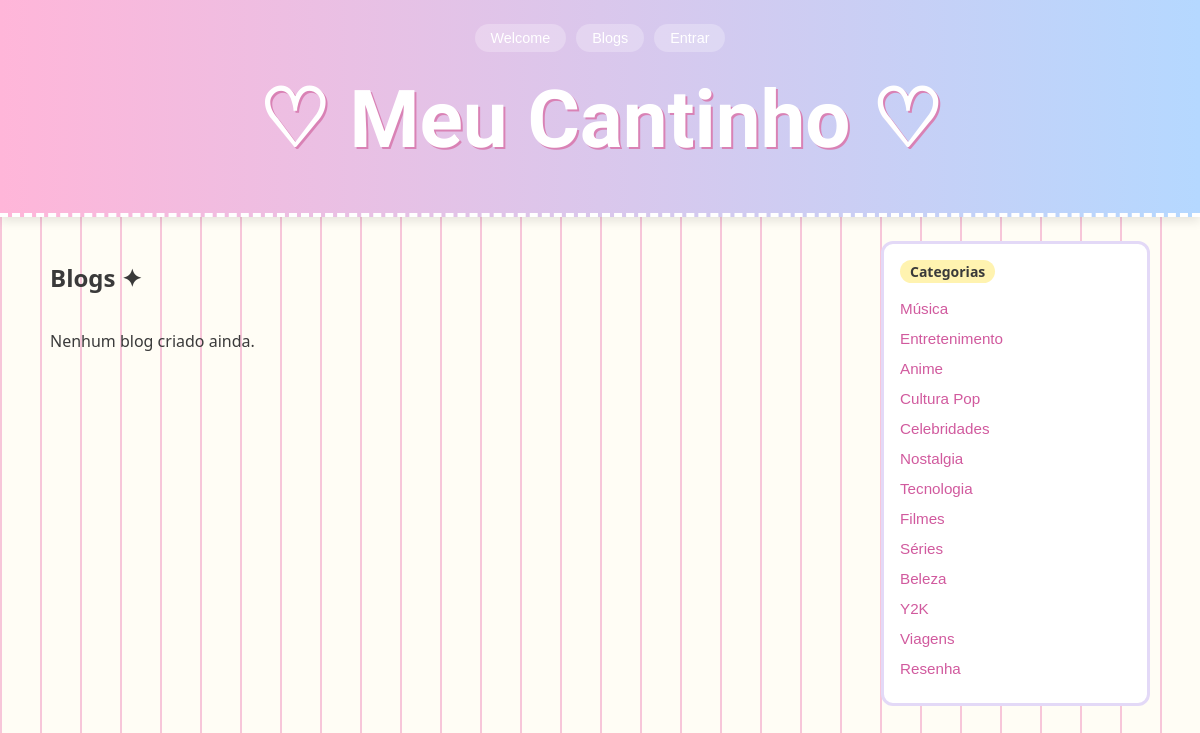
/blogs/, run on an earlier commit of the app's database.
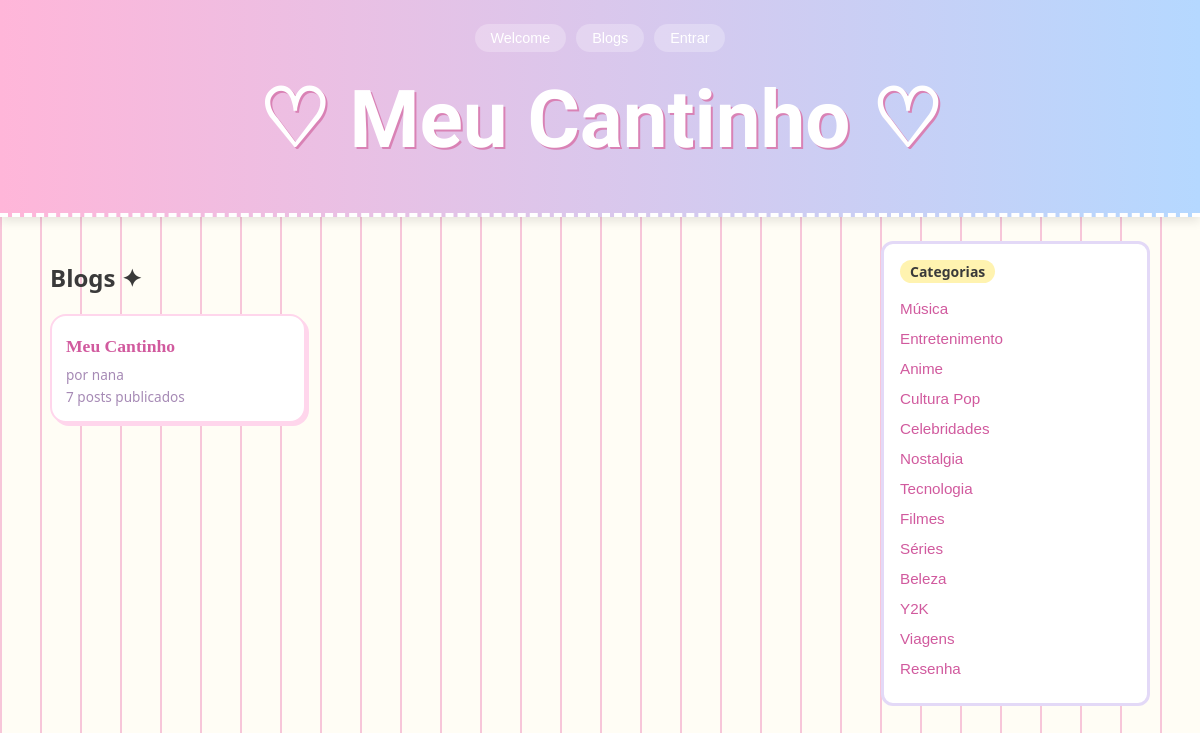
And on a later commit of the database.
### blog/models.py (models this page shows, shortened)
class Categoria(models.Model):
    nome = models.CharField(max_length=100)
    slug = models.SlugField(max_length=120, unique=True, blank=True)

class Blog(models.Model):
    nome = models.CharField(max_length=100)
    slug = models.SlugField(max_length=120, unique=True, blank=True)
    descricao = models.TextField(blank=True)
    dono = models.ForeignKey(User, on_delete=models.CASCADE, related_name='blogs')
    criado_em = models.DateTimeField(auto_now_add=True)

### blog/views.py (the view)
# urls.py: path('blogs/', views.lista_blogs, name='lista_blogs'),
def lista_blogs(request):
    blogs = Blog.objects.annotate(
        num_posts=Count('posts', filter=Q(posts__status=Post.Status.PUBLICADO))
    ).order_by('nome')
    return render(request, 'blog/lista_blogs.html', {'blogs': blogs})

### blog/context_processors.py (called while the page is built)
def sidebar_data(request):
    posts_recentes = Post.objects.filter(
        status=Post.Status.PUBLICADO
    ).order_by('-criado_em')[:5]
    posts_mais_comentados = Post.objects.filter(
        status=Post.Status.PUBLICADO
    ).annotate(
        num_comentarios=Count('comentarios')
    ).order_by('-num_comentarios')[:5]
    categorias = Categoria.objects.all()
    total_posts = Post.objects.filter(status=Post.Status.PUBLICADO).count()
    return {
        'sidebar_posts_recentes': posts_recentes,
        'sidebar_posts_comentados': posts_mais_comentados,
        'sidebar_categorias': categorias,
        'sidebar_total_posts': total_posts,
    }

### blog/templates/blog/lista_blogs.html (shortened to what this page needs)
{% extends 'blog/base.html' %}
{% block content %}
    <h2>Blogs ✦</h2>
    <div class="grid-cards">
        {% for b in blogs %}
            <a href="{% url 'detalhe_blog' b.slug %}" class="card-post">
                <div class="card-post-info">
                    <h3>{{ b.nome }}</h3>
                    <span class="card-autor">por {{ b.dono.username }}</span><br>
                    <span class="card-data">{{ b.num_posts }} posts publicados</span>
                </div>
            </a>
        {% empty %}
            <p>Nenhum blog criado ainda.</p>
        {% endfor %}
    </div>
{% endblock %}

### blog/templates/blog/base.html (shortened to what this page needs)
<!DOCTYPE html>
<html lang="pt-br">
<head>
    {% load static %}
    <link rel="stylesheet" href="{% static 'blog/style.css' %}">
</head>
<body>
    <header>
        <nav>
            {% if user.is_authenticated %}
                <span class="saudacao">Olá, {{ user.username }}</span>
                <a href="{% url 'welcome' %}">Welcome</a>
                <a href="{% url 'lista_blogs' %}">Blogs</a>
                <a href="{% url 'meus_posts' %}">Meus posts</a>
                <a href="{% url 'revisao' %}">Revisão</a>
                <a href="{% url 'dashboard' %}">Dashboard</a>
                <form method="post" action="{% url 'logout' %}" style="display:inline">
                    {% csrf_token %}
                    <button type="submit" class="btn-sair">Sair</button>
                </form>
            {% else %}
                <a href="{% url 'welcome' %}">Welcome</a>
                <a href="{% url 'lista_blogs' %}">Blogs</a>
                <a href="{% url 'login' %}">Entrar</a>
            {% endif %}
        </nav>
        <h1><a href="{% url 'lista_posts' %}">♡ Meu Cantinho ♡</a></h1>
    </header>
    <main class="layout">
        <div class="conteudo">
            {% block content %}{% endblock %}
        </div>
        <aside class="sidebar">
            <div class="widget">
                <h3>Categorias</h3>
                <ul>
                    {% for cat in sidebar_categorias %}
                        <li><a href="{% url 'posts_por_categoria' cat.id %}">{{ cat.nome }}</a></li>
                    {% endfor %}
                </ul>
            </div>

What changed in the data, as far as the page shows it:
added Blog: nome "Meu Cantinho", dono.username "nana", num_posts "7"
Also different on the page:
text no longer shown: "Nenhum blog criado ainda."
